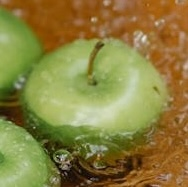
#> input picture dataset/test_apples/green_apple_01.jpg, 188 x 187 px, given as the content of the folder dataset/green_apples, which was not available
$ python predict.py
#> lines starting #> are read from the running program, lines starting #| are printed output that depends on the picture; pictures that were not available may be replaced by others from this repository, and a replacement may not be noted
### dataset_loader.py
# dataset_loader.py
import os
import numpy as np # Handle matric, flatten
from PIL import Image # Open images, convert to RGB, resize

def load_images(folder, label):
    """
    1. Load images from a given folder
    2. Convert them to RGB (giữ nguyên thông tin màu),
    3. Resize them to 64×64
    4. Normalize to [0, 1] and flatten to 1D vectors (64×64×3 = 12,288 dimensions),
    5. Return both the processed images and their corresponding labels (0 for green_apple, 1 for red_apple) red_apple).

    Parameters
    ----------
    folder : str
        Path to the folder containing the images.
    label : int
        The numerical label assigned to all images in this folder
        (0 for green_apple, 1 for red_apple).

    Returns
    -------
    images : numpy.ndarray
        Array of shape (N, 12288), where N is the number of images.
        Each row represents one flattened RGB image.
    labels : numpy.ndarray
        Array of shape (N,), containing the label for each image.
    """
#> called with folder = 'dataset/green_apples', label = 0

    images, labels = [], []

    # Iterate through all files in the folder
    for filename in os.listdir(folder):
        if filename.startswith("."):
            continue

        if not filename.lower().endswith((".jpg", ".jpeg", ".png", ".bmp")):
            continue

        path = os.path.join(folder, filename)

        # Open the image, convert to RGB, and resize to 64×64
        img = Image.open(path).convert("RGB").resize((64, 64))
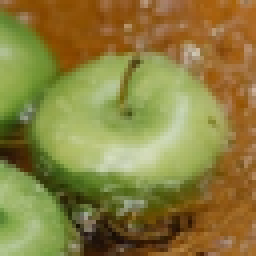
#> img: PIL image 64x64 RGB (shown 4 times larger); mean R, G, B 138.3, 127.3, 63

        # Convert to float32 NumPy array in [0, 1] and flatten
        arr = np.array(img, dtype=np.float32) / 255.0
        images.append(arr.flatten())

        # Append the label for this image
        labels.append(label)

    # Return as NumPy arrays for compatibility with ML models
    return np.array(images), np.array(labels)

### pca_reduction.py
# pca_reduction.py
import numpy as np
import warnings
from sklearn.decomposition import PCA
from sklearn.preprocessing import StandardScaler
from dataset_loader import load_images

def run_pca(n_components=100):
    """
    Load green_apple and red_apple images, combine them into a single RGB dataset,
    apply PCA to reduce dimensionality from 12,288 to configurable components,
    and return the transformed data along with their labels and the PCA model.

    Returns
    -------
    X_pca : numpy.ndarray
        PCA-transformed feature matrix.
    y : numpy.ndarray
        Label array for all images (0 = green_apple, 1 = red_apple).
    pca : sklearn.decomposition.PCA
        The trained PCA transformer.
    scaler : sklearn.preprocessing.StandardScaler
        Fitted scaler from training step.
    feature_scaler : sklearn.preprocessing.StandardScaler
        Scaler applied after PCA to keep features well conditioned.
    """

    # Load preprocessed green_apple images (label = 0)
    X_green_apples, y_green_apples = load_images("dataset/green_apples", label=0) # Images of green_apple
#> y_green_apples = [0]
    # Load preprocessed red_apple images (label = 1)
    X_red_apples, y_red_apples = load_images("dataset/red_apples", label=1) # Images of red_apple
#> y_red_apples = [1]

    # Combine green_apple + red_apple feature matrices into one dataset
    X = np.vstack([X_green_apples, X_red_apples])
    y = np.hstack([y_green_apples, y_red_apples])
#> y = [0, 1]

    # Scale before PCA
    scaler = StandardScaler(with_mean=True, with_std=False)
    X_scaled = scaler.fit_transform(X)
    X_scaled = X_scaled.astype(np.float64, copy=False)

    # Create PCA with configurable number of components
    pca = PCA(
        n_components=n_components,
        random_state=42,
        svd_solver="full",
        whiten=False,
    )

    # Fit PCA on X and transform it
    with warnings.catch_warnings():
        warnings.simplefilter("ignore", RuntimeWarning)
        with np.errstate(divide="ignore", invalid="ignore", over="ignore"):
#> (the run stopped early here; a loop or call above may not have finished)

$ run again, on dataset/test_apples/red_apple_01.jpg
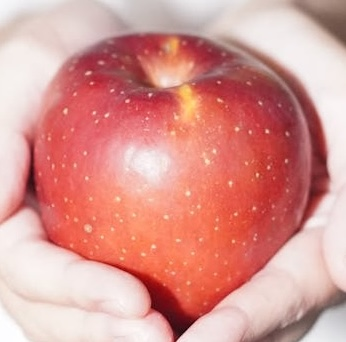
#> input picture dataset/test_apples/red_apple_01.jpg, 346 x 342 px, given as the content of the folder dataset/green_apples, which was not available
#> in load_images, `img = Image.open(path).convert("RGB").resize((64, 64))`:
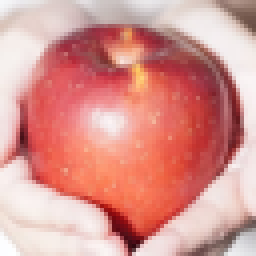
#> img: PIL image 64x64 RGB (shown 4 times larger); mean R, G, B 216.8, 150.1, 144.2
#> y_green_apples = [0]
#> y_red_apples = [1]
#> y = [0, 1]

$ run again, on dataset/test_apples/red_apple_02.jpg
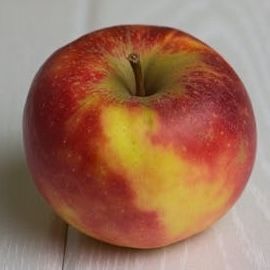
#> input picture dataset/test_apples/red_apple_02.jpg, 270 x 270 px, given as the content of the folder dataset/green_apples, which was not available
#> in load_images, `img = Image.open(path).convert("RGB").resize((64, 64))`:
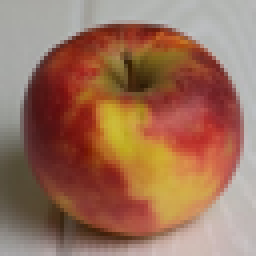
#> img: PIL image 64x64 RGB (shown 4 times larger); mean R, G, B 155.6, 112.3, 90.6
#> y_green_apples = [0]
#> y_red_apples = [1]
#> y = [0, 1]

$ run again, on dataset/test_apples/red_apple_03.jpg
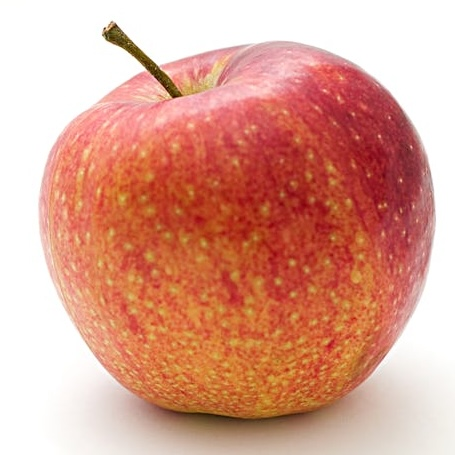
#> input picture dataset/test_apples/red_apple_03.jpg, 455 x 455 px, given as the content of the folder dataset/green_apples, which was not available
#> in load_images, `img = Image.open(path).convert("RGB").resize((64, 64))`:
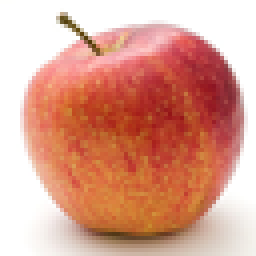
#> img: PIL image 64x64 RGB (shown 4 times larger); mean R, G, B 219.4, 160.5, 143.2
#> y_green_apples = [0]
#> y_red_apples = [1]
#> y = [0, 1]
